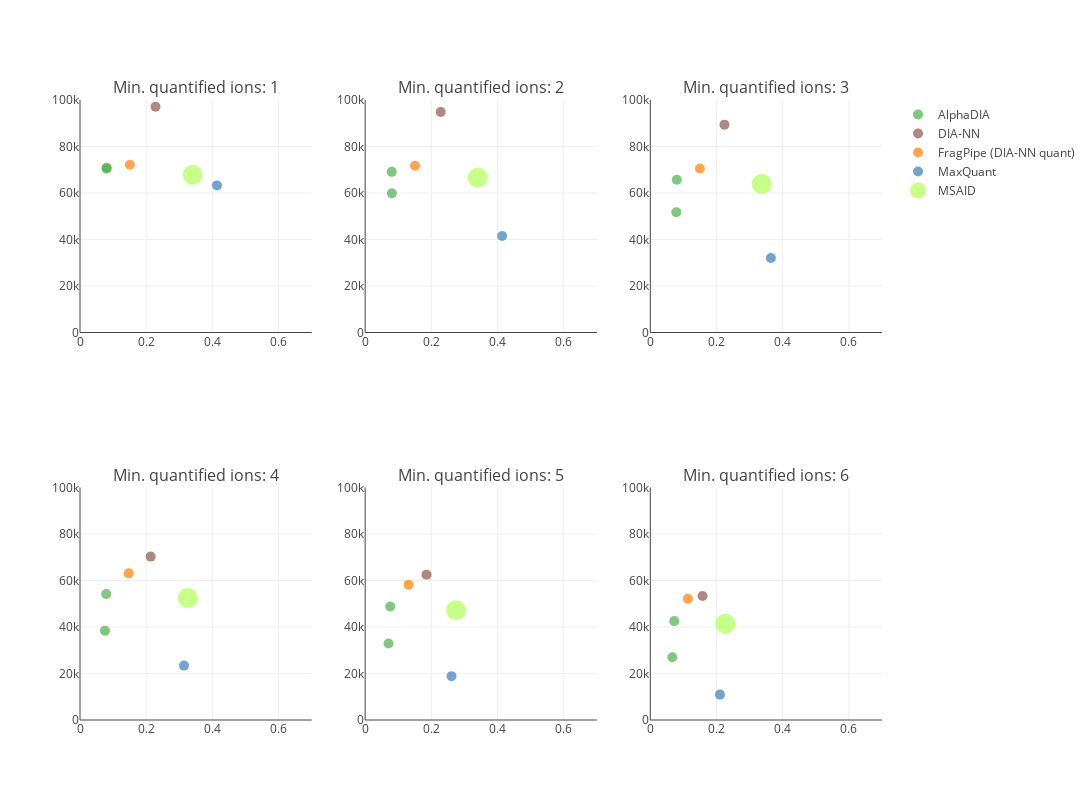

The notebook cell saved with this chart:
### Code cell
plot

### Figure 1 — Plotly figure (JSON) as saved in the notebook; plotly's stock layout.template omitted (floating-point values rounded to 4 significant figures)
{"data": [{"hovertext": ["ProteoBench ID: AlphaDIA_20250221_130320<br>Software tool: AlphaDIA 1.8.1<br>Comment (private submission): AlphaDIA", "ProteoBench ID: AlphaDIA_20250221_130335<br>Software tool: AlphaDIA 1.8.1<br>Comment (private submission): AlphaDIA two-step"], "marker": {"color": ["#4daf4a", "#4daf4a"], "showscale": false, "size": [10, 10]}, "mode": "markers", "name": "AlphaDIA", "type": "scatter", "x": [0.08062, 0.0804], "xaxis": "x", "y": [70888, 70472], "yaxis": "y"}, {"hovertext": ["ProteoBench ID: DIA-NN_20250221_130356<br>Software tool: DIA-NN 1.9.2<br>Comment (private submission): DIA-NN"], "marker": {"color": ["#8c564b"], "showscale": false, "size": [10]}, "mode": "markers", "name": "DIA-NN", "type": "scatter", "x": [0.2282], "xaxis": "x", "y": [97072], "yaxis": "y"}, {"hovertext": ["ProteoBench ID: FragPipe (DIA-NN quant)_20250221_130412<br>Software tool: FragPipe (DIA-NN quant) 22.0<br>Comment (private submission): FragPipe"], "marker": {"color": ["#ff7f00"], "showscale": false, "size": [10]}, "mode": "markers", "name": "FragPipe (DIA-NN quant)", "type": "scatter", "x": [0.1507], "xaxis": "x", "y": [72119], "yaxis": "y"}, {"hovertext": ["ProteoBench ID: MaxQuant_20250221_130424<br>Software tool: MaxQuant 2.6.3.0<br>Comment (private submission): MaxQuant (filtered)"], "marker": {"color": ["#377eb8"], "showscale": false, "size": [10]}, "mode": "markers", "name": "MaxQuant", "type": "scatter", "x": [0.4138], "xaxis": "x", "y": [63266], "yaxis": "y"}, {"hovertext": ["ProteoBench ID: MSAID_20250221_130436<br>Software tool: MSAID <br>Comment (private submission): MSAID"], "marker": {"color": ["#afff57"], "showscale": false, "size": [20]}, "mode": "markers", "name": "MSAID", "type": "scatter", "x": [0.3405], "xaxis": "x", "y": [67868], "yaxis": "y"}, {"hovertext": ["ProteoBench ID: AlphaDIA_20250221_130320<br>Software tool: AlphaDIA 1.8.1<br>Comment (private submission): AlphaDIA", "ProteoBench ID: AlphaDIA_20250221_130335<br>Software tool: AlphaDIA 1.8.1<br>Comment (private submission): AlphaDIA two-step"], "marker": {"color": ["#4daf4a", "#4daf4a"], "showscale": false, "size": [10, 10]}, "mode": "markers", "name": "AlphaDIA", "showlegend": false, "type": "scatter", "x": [0.08062, 0.0804], "xaxis": "x2", "y": [59848, 69095], "yaxis": "y2"}, {"hovertext": ["ProteoBench ID: DIA-NN_20250221_130356<br>Software tool: DIA-NN 1.9.2<br>Comment (private submission): DIA-NN"], "marker": {"color": ["#8c564b"], "showscale": false, "size": [10]}, "mode": "markers", "name": "DIA-NN", "showlegend": false, "type": "scatter", "x": [0.2282], "xaxis": "x2", "y": [94847], "yaxis": "y2"}, {"hovertext": ["ProteoBench ID: FragPipe (DIA-NN quant)_20250221_130412<br>Software tool: FragPipe (DIA-NN quant) 22.0<br>Comment (private submission): FragPipe"], "marker": {"color": ["#ff7f00"], "showscale": false, "size": [10]}, "mode": "markers", "name": "FragPipe (DIA-NN quant)", "showlegend": false, "type": "scatter", "x": [0.1507], "xaxis": "x2", "y": [71689], "yaxis": "y2"}, {"hovertext": ["ProteoBench ID: MaxQuant_20250221_130424<br>Software tool: MaxQuant 2.6.3.0<br>Comment (private submission): MaxQuant (filtered)"], "marker": {"color": ["#377eb8"], "showscale": false, "size": [10]}, "mode": "markers", "name": "MaxQuant", "showlegend": false, "type": "scatter", "x": [0.4138], "xaxis": "x2", "y": [41499], "yaxis": "y2"}, {"hovertext": ["ProteoBench ID: MSAID_20250221_130436<br>Software tool: MSAID <br>Comment (private submission): MSAID"], "marker": {"color": ["#afff57"], "showscale": false, "size": [20]}, "mode": "markers", "name": "MSAID", "showlegend": false, "type": "scatter", "x": [0.3405], "xaxis": "x2", "y": [66620], "yaxis": "y2"}, {"hovertext": ["ProteoBench ID: AlphaDIA_20250221_130320<br>Software tool: AlphaDIA 1.8.1<br>Comment (private submission): AlphaDIA", "ProteoBench ID: AlphaDIA_20250221_130335<br>Software tool: AlphaDIA 1.8.1<br>Comment (private submission): AlphaDIA two-step"], "marker": {"color": ["#4daf4a", "#4daf4a"], "showscale": false, "size": [10, 10]}, "mode": "markers", "name": "AlphaDIA", "showlegend": false, "type": "scatter", "x": [0.07852, 0.08008], "xaxis": "x3", "y": [51726, 65691], "yaxis": "y3"}, {"hovertext": ["ProteoBench ID: DIA-NN_20250221_130356<br>Software tool: DIA-NN 1.9.2<br>Comment (private submission): DIA-NN"], "marker": {"color": ["#8c564b"], "showscale": false, "size": [10]}, "mode": "markers", "name": "DIA-NN", "showlegend": false, "type": "scatter", "x": [0.224], "xaxis": "x3", "y": [89399], "yaxis": "y3"}, {"hovertext": ["ProteoBench ID: FragPipe (DIA-NN quant)_20250221_130412<br>Software tool: FragPipe (DIA-NN quant) 22.0<br>Comment (private submission): FragPipe"], "marker": {"color": ["#ff7f00"], "showscale": false, "size": [10]}, "mode": "markers", "name": "FragPipe (DIA-NN quant)", "showlegend": false, "type": "scatter", "x": [0.1498], "xaxis": "x3", "y": [70539], "yaxis": "y3"}, {"hovertext": ["ProteoBench ID: MaxQuant_20250221_130424<br>Software tool: MaxQuant 2.6.3.0<br>Comment (private submission): MaxQuant (filtered)"], "marker": {"color": ["#377eb8"], "showscale": false, "size": [10]}, "mode": "markers", "name": "MaxQuant", "showlegend": false, "type": "scatter", "x": [0.3642], "xaxis": "x3", "y": [32010], "yaxis": "y3"}, {"hovertext": ["ProteoBench ID: MSAID_20250221_130436<br>Software tool: MSAID <br>Comment (private submission): MSAID"], "marker": {"color": ["#afff57"], "showscale": false, "size": [20]}, "mode": "markers", "name": "MSAID", "showlegend": false, "type": "scatter", "x": [0.3366], "xaxis": "x3", "y": [63932], "yaxis": "y3"}, {"hovertext": ["ProteoBench ID: AlphaDIA_20250221_130320<br>Software tool: AlphaDIA 1.8.1<br>Comment (private submission): AlphaDIA", "ProteoBench ID: AlphaDIA_20250221_130335<br>Software tool: AlphaDIA 1.8.1<br>Comment (private submission): AlphaDIA two-step"], "marker": {"color": ["#4daf4a", "#4daf4a"], "showscale": false, "size": [10, 10]}, "mode": "markers", "name": "AlphaDIA", "showlegend": false, "type": "scatter", "x": [0.07543, 0.07934], "xaxis": "x4", "y": [38436, 54172], "yaxis": "y4"}, {"hovertext": ["ProteoBench ID: DIA-NN_20250221_130356<br>Software tool: DIA-NN 1.9.2<br>Comment (private submission): DIA-NN"], "marker": {"color": ["#8c564b"], "showscale": false, "size": [10]}, "mode": "markers", "name": "DIA-NN", "showlegend": false, "type": "scatter", "x": [0.2136], "xaxis": "x4", "y": [70284], "yaxis": "y4"}, {"hovertext": ["ProteoBench ID: FragPipe (DIA-NN quant)_20250221_130412<br>Software tool: FragPipe (DIA-NN quant) 22.0<br>Comment (private submission): FragPipe"], "marker": {"color": ["#ff7f00"], "showscale": false, "size": [10]}, "mode": "markers", "name": "FragPipe (DIA-NN quant)", "showlegend": false, "type": "scatter", "x": [0.1471], "xaxis": "x4", "y": [63080], "yaxis": "y4"}, {"hovertext": ["ProteoBench ID: MaxQuant_20250221_130424<br>Software tool: MaxQuant 2.6.3.0<br>Comment (private submission): MaxQuant (filtered)"], "marker": {"color": ["#377eb8"], "showscale": false, "size": [10]}, "mode": "markers", "name": "MaxQuant", "showlegend": false, "type": "scatter", "x": [0.3142], "xaxis": "x4", "y": [23399], "yaxis": "y4"}, {"hovertext": ["ProteoBench ID: MSAID_20250221_130436<br>Software tool: MSAID <br>Comment (private submission): MSAID"], "marker": {"color": ["#afff57"], "showscale": false, "size": [20]}, "mode": "markers", "name": "MSAID", "showlegend": false, "type": "scatter", "x": [0.3255], "xaxis": "x4", "y": [52505], "yaxis": "y4"}, {"hovertext": ["ProteoBench ID: AlphaDIA_20250221_130320<br>Software tool: AlphaDIA 1.8.1<br>Comment (private submission): AlphaDIA", "ProteoBench ID: AlphaDIA_20250221_130335<br>Software tool: AlphaDIA 1.8.1<br>Comment (private submission): AlphaDIA two-step"], "marker": {"color": ["#4daf4a", "#4daf4a"], "showscale": false, "size": [10, 10]}, "mode": "markers", "name": "AlphaDIA", "showlegend": false, "type": "scatter", "x": [0.07066, 0.07577], "xaxis": "x5", "y": [32923, 48813], "yaxis": "y5"}, {"hovertext": ["ProteoBench ID: DIA-NN_20250221_130356<br>Software tool: DIA-NN 1.9.2<br>Comment (private submission): DIA-NN"], "marker": {"color": ["#8c564b"], "showscale": false, "size": [10]}, "mode": "markers", "name": "DIA-NN", "showlegend": false, "type": "scatter", "x": [0.1853], "xaxis": "x5", "y": [62523], "yaxis": "y5"}, {"hovertext": ["ProteoBench ID: FragPipe (DIA-NN quant)_20250221_130412<br>Software tool: FragPipe (DIA-NN quant) 22.0<br>Comment (private submission): FragPipe"], "marker": {"color": ["#ff7f00"], "showscale": false, "size": [10]}, "mode": "markers", "name": "FragPipe (DIA-NN quant)", "showlegend": false, "type": "scatter", "x": [0.1313], "xaxis": "x5", "y": [58215], "yaxis": "y5"}, {"hovertext": ["ProteoBench ID: MaxQuant_20250221_130424<br>Software tool: MaxQuant 2.6.3.0<br>Comment (private submission): MaxQuant (filtered)"], "marker": {"color": ["#377eb8"], "showscale": false, "size": [10]}, "mode": "markers", "name": "MaxQuant", "showlegend": false, "type": "scatter", "x": [0.2609], "xaxis": "x5", "y": [18786], "yaxis": "y5"}, {"hovertext": ["ProteoBench ID: MSAID_20250221_130436<br>Software tool: MSAID <br>Comment (private submission): MSAID"], "marker": {"color": ["#afff57"], "showscale": false, "size": [20]}, "mode": "markers", "name": "MSAID", "showlegend": false, "type": "scatter", "x": [0.2749], "xaxis": "x5", "y": [47253], "yaxis": "y5"}, {"hovertext": ["ProteoBench ID: AlphaDIA_20250221_130320<br>Software tool: AlphaDIA 1.8.1<br>Comment (private submission): AlphaDIA", "ProteoBench ID: AlphaDIA_20250221_130335<br>Software tool: AlphaDIA 1.8.1<br>Comment (private submission): AlphaDIA two-step"], "marker": {"color": ["#4daf4a", "#4daf4a"], "showscale": false, "size": [10, 10]}, "mode": "markers", "name": "AlphaDIA", "showlegend": false, "type": "scatter", "x": [0.06654, 0.07242], "xaxis": "x6", "y": [27023, 42542], "yaxis": "y6"}, {"hovertext": ["ProteoBench ID: DIA-NN_20250221_130356<br>Software tool: DIA-NN 1.9.2<br>Comment (private submission): DIA-NN"], "marker": {"color": ["#8c564b"], "showscale": false, "size": [10]}, "mode": "markers", "name": "DIA-NN", "showlegend": false, "type": "scatter", "x": [0.1578], "xaxis": "x6", "y": [53317], "yaxis": "y6"}, {"hovertext": ["ProteoBench ID: FragPipe (DIA-NN quant)_20250221_130412<br>Software tool: FragPipe (DIA-NN quant) 22.0<br>Comment (private submission): FragPipe"], "marker": {"color": ["#ff7f00"], "showscale": false, "size": [10]}, "mode": "markers", "name": "FragPipe (DIA-NN quant)", "showlegend": false, "type": "scatter", "x": [0.1136], "xaxis": "x6", "y": [52109], "yaxis": "y6"}, {"hovertext": ["ProteoBench ID: MaxQuant_20250221_130424<br>Software tool: MaxQuant 2.6.3.0<br>Comment (private submission): MaxQuant (filtered)"], "marker": {"color": ["#377eb8"], "showscale": false, "size": [10]}, "mode": "markers", "name": "MaxQuant", "showlegend": false, "type": "scatter", "x": [0.2104], "xaxis": "x6", "y": [10929], "yaxis": "y6"}, {"hovertext": ["ProteoBench ID: MSAID_20250221_130436<br>Software tool: MSAID <br>Comment (private submission): MSAID"], "marker": {"color": ["#afff57"], "showscale": false, "size": [20]}, "mode": "markers", "name": "MSAID", "showlegend": false, "type": "scatter", "x": [0.2265], "xaxis": "x6", "y": [41446], "yaxis": "y6"}], "layout": {"annotations": [{"font": {"size": 16}, "showarrow": false, "text": "Min. quantified ions: 1", "x": 0.1444, "xanchor": "center", "xref": "paper", "y": 1, "yanchor": "bottom", "yref": "paper"}, {"font": {"size": 16}, "showarrow": false, "text": "Min. quantified ions: 2", "x": 0.5, "xanchor": "center", "xref": "paper", "y": 1, "yanchor": "bottom", "yref": "paper"}, {"font": {"size": 16}, "showarrow": false, "text": "Min. quantified ions: 3", "x": 0.8556, "xanchor": "center", "xref": "paper", "y": 1, "yanchor": "bottom", "yref": "paper"}, {"font": {"size": 16}, "showarrow": false, "text": "Min. quantified ions: 4", "x": 0.1444, "xanchor": "center", "xref": "paper", "y": 0.375, "yanchor": "bottom", "yref": "paper"}, {"font": {"size": 16}, "showarrow": false, "text": "Min. quantified ions: 5", "x": 0.5, "xanchor": "center", "xref": "paper", "y": 0.375, "yanchor": "bottom", "yref": "paper"}, {"font": {"size": 16}, "showarrow": false, "text": "Min. quantified ions: 6", "x": 0.8556, "xanchor": "center", "xref": "paper", "y": 0.375, "yanchor": "bottom", "yref": "paper"}], "height": 800, "width": 1200, "xaxis": {"anchor": "y", "domain": [0, 0.2889], "range": [0, 0.7]}, "xaxis2": {"anchor": "y2", "domain": [0.3556, 0.6444], "range": [0, 0.7]}, "xaxis3": {"anchor": "y3", "domain": [0.7111, 1], "range": [0, 0.7]}, "xaxis4": {"anchor": "y4", "domain": [0, 0.2889], "range": [0, 0.7]}, "xaxis5": {"anchor": "y5", "domain": [0.3556, 0.6444], "range": [0, 0.7]}, "xaxis6": {"anchor": "y6", "domain": [0.7111, 1], "range": [0, 0.7]}, "yaxis": {"anchor": "x", "domain": [0.625, 1], "range": [0, 100000]}, "yaxis2": {"anchor": "x2", "domain": [0.625, 1], "range": [0, 100000]}, "yaxis3": {"anchor": "x3", "domain": [0.625, 1], "range": [0, 100000]}, "yaxis4": {"anchor": "x4", "domain": [0, 0.375], "range": [0, 100000]}, "yaxis5": {"anchor": "x5", "domain": [0, 0.375], "range": [0, 100000]}, "yaxis6": {"anchor": "x6", "domain": [0, 0.375], "range": [0, 100000]}}}
